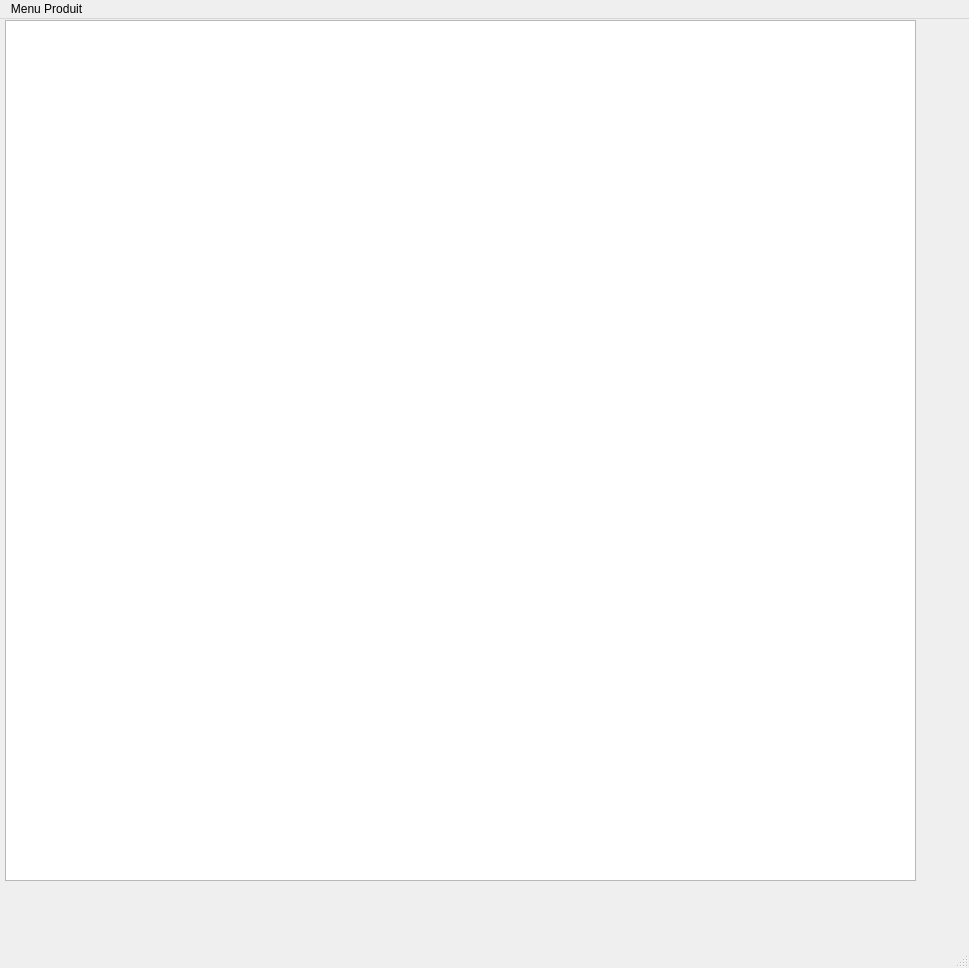
<?xml version="1.0" encoding="UTF-8"?>
<ui version="4.0">
 <class>AccueilForm</class>
 <widget class="QMainWindow" name="AccueilForm">
  <property name="geometry">
   <rect>
    <x>0</x>
    <y>0</y>
    <width>969</width>
    <height>968</height>
   </rect>
  </property>
  <property name="windowTitle">
   <string>AccueilForm</string>
  </property>
  <widget class="QWidget" name="centralwidget">
   <widget class="QTextBrowser" name="textBrowserCatalogue">
    <property name="geometry">
     <rect>
      <x>5</x>
      <y>1</y>
      <width>911</width>
      <height>861</height>
     </rect>
    </property>
   </widget>
  </widget>
  <widget class="QMenuBar" name="menubar">
   <property name="geometry">
    <rect>
     <x>0</x>
     <y>0</y>
     <width>969</width>
     <height>21</height>
    </rect>
   </property>
   <widget class="QMenu" name="menuProduit">
    <property name="title">
     <string>Menu Produit</string>
    </property>
    <widget class="QMenu" name="menuAjouter">
     <property name="title">
      <string>Ajouter</string>
     </property>
     <addaction name="actionElectronique"/>
     <addaction name="actionVetement"/>
    </widget>
    <addaction name="actionChargerCatalogue"/>
    <addaction name="menuAjouter"/>
    <addaction name="actionSupprimer"/>
    <addaction name="separator"/>
    <addaction name="actionQuitter"/>
   </widget>
   <addaction name="menuProduit"/>
  </widget>
  <widget class="QStatusBar" name="statusbar"/>
  <action name="actionSupprimer">
   <property name="text">
    <string>Supprimer</string>
   </property>
  </action>
  <action name="actionQuitter">
   <property name="text">
    <string>Quitter</string>
   </property>
  </action>
  <action name="actionElectronique">
   <property name="text">
    <string>Electronique</string>
   </property>
  </action>
  <action name="actionVetement">
   <property name="text">
    <string>Vetement</string>
   </property>
  </action>
  <action name="actionChargerCatalogue">
   <property name="text">
    <string>ChargerCatalogue</string>
   </property>
  </action>
 </widget>
 <resources/>
 <connections>
  <connection>
   <sender>actionQuitter</sender>
   <signal>triggered()</signal>
   <receiver>AccueilForm</receiver>
   <slot>close()</slot>
   <hints>
    <hint type="sourcelabel">
     <x>-1</x>
     <y>-1</y>
    </hint>
    <hint type="destinationlabel">
     <x>484</x>
     <y>483</y>
    </hint>
   </hints>
  </connection>
  <connection>
   <sender>actionElectronique</sender>
   <signal>triggered()</signal>
   <receiver>AccueilForm</receiver>
   <slot>slotElectronique()</slot>
   <hints>
    <hint type="sourcelabel">
     <x>-1</x>
     <y>-1</y>
    </hint>
    <hint type="destinationlabel">
     <x>484</x>
     <y>483</y>
    </hint>
   </hints>
  </connection>
  <connection>
   <sender>actionChargerCatalogue</sender>
   <signal>triggered()</signal>
   <receiver>AccueilForm</receiver>
   <slot>slotChargerCatalogue()</slot>
   <hints>
    <hint type="sourcelabel">
     <x>-1</x>
     <y>-1</y>
    </hint>
    <hint type="destinationlabel">
     <x>484</x>
     <y>483</y>
    </hint>
   </hints>
  </connection>
  <connection>
   <sender>actionVetement</sender>
   <signal>triggered()</signal>
   <receiver>AccueilForm</receiver>
   <slot>slotVetement()</slot>
   <hints>
    <hint type="sourcelabel">
     <x>-1</x>
     <y>-1</y>
    </hint>
    <hint type="destinationlabel">
     <x>484</x>
     <y>483</y>
    </hint>
   </hints>
  </connection>
  <connection>
   <sender>actionSupprimer</sender>
   <signal>triggered()</signal>
   <receiver>AccueilForm</receiver>
   <slot>slotSupprimerProduit()</slot>
   <hints>
    <hint type="sourcelabel">
     <x>-1</x>
     <y>-1</y>
    </hint>
    <hint type="destinationlabel">
     <x>484</x>
     <y>483</y>
    </hint>
   </hints>
  </connection>
 </connections>
 <slots>
  <slot>slotElectronique()</slot>
  <slot>slotChargerCatalogue()</slot>
  <slot>slotVetement()</slot>
  <slot>slotSupprimerProduit()</slot>
 </slots>
</ui>
